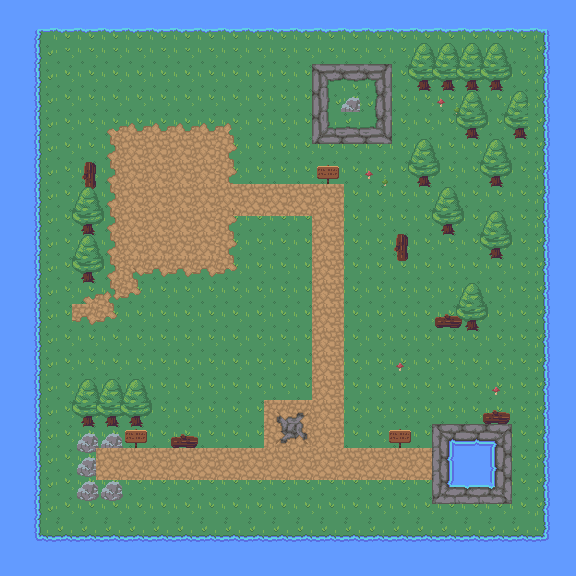

Below is a game level as drawn by its tile map, then a one-line description and the .tmx file that defines it, in full:
An orthogonal 24x24 tile map with 24x24 px tiles, 2 tile layers (Tile Layer 1, Tile Layer 2).

<map version="1.5" tiledversion="1.7.1" orientation="orthogonal" renderorder="right-down" width="24" height="24" tilewidth="24" tileheight="24" infinite="0" nextlayerid="3" nextobjectid="1">
 <tileset firstgid="1" source="Nature RPG tileset.tsx" />
 <layer id="1" name="Tile Layer 1" width="24" height="24">
  <data encoding="csv">
41,41,41,41,41,41,41,41,41,41,41,41,41,41,41,41,41,41,41,41,41,41,41,41,
41,41,41,41,41,41,41,41,41,41,41,41,41,41,41,41,41,41,41,41,41,41,41,41,
41,41,41,41,41,41,41,41,41,41,41,41,41,41,41,41,41,41,41,41,41,41,41,41,
41,41,41,41,41,41,41,41,41,41,41,41,41,41,41,41,41,41,41,41,41,41,41,41,
41,41,41,41,41,41,41,41,41,41,41,41,41,41,41,41,41,41,41,41,41,41,41,41,
41,41,41,41,41,41,41,41,41,41,41,41,41,41,41,41,41,41,41,41,41,41,41,41,
41,41,41,41,41,41,41,41,41,41,41,41,41,41,41,41,41,41,41,41,41,41,41,41,
41,41,41,41,41,41,41,41,41,41,41,41,41,41,41,41,41,41,41,41,41,41,41,41,
41,41,41,41,41,41,41,41,41,41,41,41,41,41,41,41,41,41,41,41,41,41,41,41,
41,41,41,41,41,41,41,41,41,41,41,41,41,41,41,41,41,41,41,41,41,41,41,41,
41,41,41,41,41,41,41,41,41,41,41,41,41,41,41,41,41,41,41,41,41,41,41,41,
41,41,41,41,41,41,41,41,41,41,41,41,41,41,41,41,41,41,41,41,41,41,41,41,
41,41,41,41,41,41,41,41,41,41,41,41,41,41,41,41,41,41,41,41,41,41,41,41,
41,41,41,41,41,41,41,41,41,41,41,41,41,41,41,41,41,41,41,41,41,41,41,41,
41,41,41,41,41,41,41,41,41,41,41,41,41,41,41,41,41,41,41,41,41,41,41,41,
41,41,41,41,41,41,41,41,41,41,41,41,41,41,41,41,41,41,41,41,41,41,41,41,
41,41,41,41,41,41,41,41,41,41,41,41,41,41,41,41,41,41,41,41,41,41,41,41,
41,41,41,41,41,41,41,41,41,41,41,41,41,41,41,41,41,41,41,41,41,41,41,41,
41,41,41,41,41,41,41,41,41,41,41,41,41,41,41,41,41,41,41,41,41,41,41,41,
41,41,41,41,41,41,41,41,41,41,41,41,41,41,41,41,41,41,41,41,41,41,41,41,
41,41,41,41,41,41,41,41,41,41,41,41,41,41,41,41,41,41,41,41,41,41,41,41,
41,41,41,41,41,41,41,41,41,41,41,41,41,41,41,41,41,41,41,41,41,41,41,41,
41,41,41,41,41,41,41,41,41,41,41,41,41,41,41,41,41,41,41,41,41,41,41,41,
41,41,41,41,41,41,41,41,41,41,41,41,41,41,41,41,41,41,41,41,41,41,41,41
</data>
 </layer>
 <layer id="2" name="Tile Layer 2" width="24" height="24">
  <data encoding="csv">
42,42,42,42,42,42,42,42,42,42,42,42,42,42,42,42,42,42,42,42,42,42,42,42,
42,66,67,67,67,67,67,67,67,67,67,67,67,67,67,67,67,67,67,67,67,67,68,42,
42,86,0,0,0,0,0,0,0,0,0,0,0,0,0,0,0,1,1,1,1,0,88,42,
42,86,0,0,0,0,0,0,0,0,0,0,0,76,77,78,0,21,21,21,21,0,88,42,
42,86,0,0,0,0,0,0,0,0,0,0,0,96,23,98,0,0,24,1,0,1,88,42,
42,86,0,0,126,127,127,127,127,128,0,0,0,116,117,118,0,0,0,21,0,21,88,42,
42,86,0,0,146,147,147,147,147,148,0,0,0,0,0,0,0,1,0,0,1,0,88,42,
42,86,0,1610612741,146,147,147,147,147,148,0,0,0,3,0,24,0,21,0,0,21,0,88,42,
42,86,0,1,146,147,147,147,147,43,43,43,43,43,0,0,0,0,1,0,0,0,88,42,
42,86,0,21,146,147,147,147,147,148,0,0,0,43,0,0,0,0,21,0,1,0,88,42,
42,86,0,1,146,147,147,147,147,148,0,0,0,43,0,0,1610612741,0,0,0,21,0,88,42,
42,86,0,21,146,129,167,167,167,168,0,0,0,43,0,0,0,0,0,0,0,0,88,42,
42,86,0,126,170,168,0,0,0,0,0,0,0,43,0,0,0,0,0,1,0,0,88,42,
42,86,0,167,168,0,0,0,0,0,0,0,0,43,0,0,0,0,5,21,0,0,88,42,
42,86,0,0,0,0,0,0,0,0,0,0,0,43,0,0,0,0,0,0,0,0,88,42,
42,86,0,0,0,0,0,0,0,0,0,0,0,43,0,0,4,0,0,0,0,0,88,42,
42,86,0,1,1,1,0,0,0,0,0,0,0,43,0,0,0,0,0,0,4,0,88,42,
42,86,0,21,21,21,0,0,0,0,0,139,140,43,0,0,0,0,0,0,5,0,88,42,
42,86,0,23,23,3,0,5,0,0,0,159,160,43,0,0,3,0,16,17,18,0,88,42,
42,86,0,23,43,43,43,43,43,43,43,43,43,43,43,43,43,43,36,37,38,0,88,42,
42,86,0,23,23,0,0,0,0,0,0,0,0,0,0,0,0,0,56,57,58,0,88,42,
42,86,0,0,0,0,0,0,0,0,0,0,0,0,0,0,0,0,0,0,0,0,88,42,
42,106,107,107,107,107,107,107,107,107,107,107,107,107,107,107,107,107,107,107,107,107,108,42,
42,42,42,42,42,42,42,42,42,42,42,42,42,42,42,42,42,42,42,42,42,42,42,42
</data>
 </layer>
</map>
